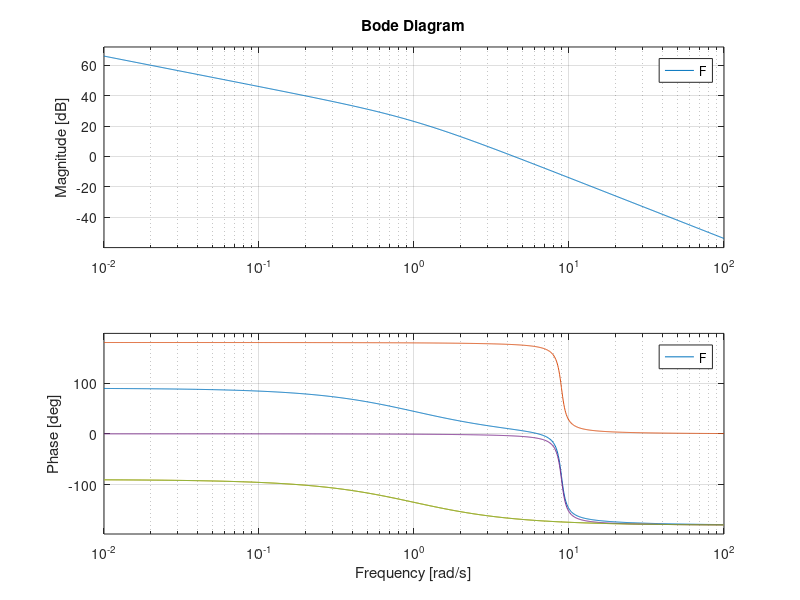

This chart was generated by the following MATLAB code: (Note: this script raises an error after producing the figure.)
%% Valutare le prestazioni del sistema di controllo.
% In termini di abbattimento del disturbo, rumore e banda del sistema a CC.
s = tf('s');
P = 40/(s+1)^2
H = 0.5
C = (4+4*s)/(s)
G = C*P;
F = G*H;
W = (G)/(1+F);
Wd = P/(1+F);
Wn = -W;
Wp = F/(1+F);
bode(Wd)
hold on
bode(Wn)
hold on
bode(F)
hold on
bode(W)
% Piu basse sono le frequenze, maggiore è la F e minore è la Wd quindi
% maggiormente distrutti sono i disturbi. Poi alla pulsazione di 20 rad/s
% si vede che il sistema abbatte i disturbi di 20 dB. Per il rumore, a 43
% rad/s vale -20 dB, ovvero i rumori sono abbattuti di 20 dB. 
% Facendo la W(0) si trova il valore che la W assume a jw = 0, ovvero a
% meno infinito... a questo valore ci togli 3 dB, e quello è il valore in
% dB della w3... ora per capire DOVE si ottengono quel valore di dB
% semplicemente usi il diagramma di Bode della W. 
%% Sintesi controllore
% Dato lo stesso P di prima, trovare H e C tali da avere yd = 2 quando r =
% 1. Poi, quando yd = 2t l'errore sia minore di 0.1. Che il sistema 
% respinga a regime un disturbo a gradino ( errore nullo ), e bisogna
% sempre tenere in conto la qualità del controllore in termini di risposta
% al gradino a CC e margini di stabilità, ma questo in genere è giusto un
% requisito per dire "fallo essere bello oltre che ballare", ma è molto
% soggettivo quindi preoccupatene poco.
P = 40/(s+1)^2;
r = 1;
yd = 2;
kd = yd/r;
H = 1/kd;
% Ci serve UN polo nell'origine e gestire il kG per avere errore minore di
% 0.1.
soglia = (r * kd^2)/0.1;
kG = 60;
C = 1/s;
Cstar = (s+1);
Cfull = C * Cstar;
G = Cfull*P;
F = G*H;
W = G/(1+F);
bode(F)
%% Parte del plotting con roba importata da Simulink
subplot(2,1,1)
plot(out.t, out.y)
subplot(2,1,2)
plot(out.t, out.u)
%% Nyquist
nyquist(F)